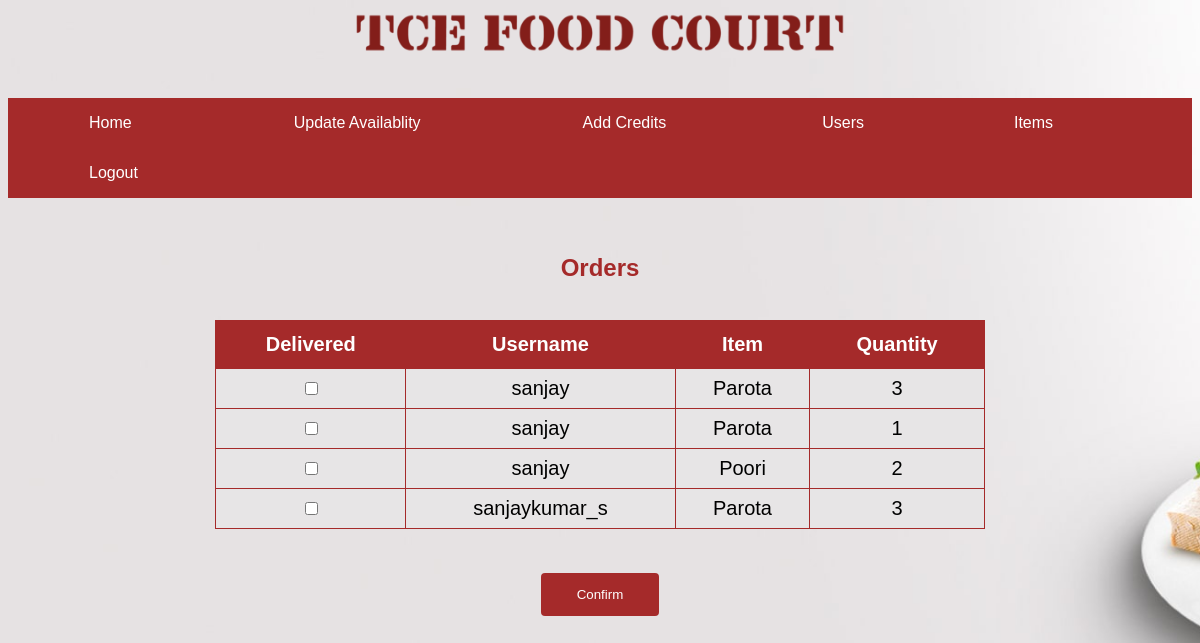
The app's page /admin/vieworder.php with its own data.
### tables this page shows
CREATE TABLE `order_details` (
  `username` varchar(20) NOT NULL,
  `item_name` varchar(10) NOT NULL,
  `item_qty` int(10) NOT NULL,
  `timestamp` timestamp NOT NULL DEFAULT current_timestamp(),
  `Status` tinyint(1) NOT NULL DEFAULT 0,
  `Order_id` int(11) NOT NULL
);

### admin/vieworder.php (the view, shortened to what this page needs)
<?php
$conn = mysqli_connect("localhost", "root", "", "canteen") or die("Connection Error: " . mysqli_error($conn));
?>
<!DOCTYPE html>
<html>
<head>
    <center>
    <img class="header" src="../images/header.png" alt="TCE FOOD COURT">
    </center>
    <br><br>
    <div class="navbar">
        <a href="admin.php">Home</a>
        <a href="updateavailablity.php">Update Availablity</a>
        <a href="addcredit.php">Add Credits</a>
        <div class="dropdown">
          <button class="dropbtn">Users
          </button>
        </div>
        <div class="dropdown">
            <button class="dropbtn">Items
            </button>
        </div>
        <a href="../index.php">Logout</a>
    </div>
</head>
<body>
<center><br><br><h2 style="color:brown;"> Orders </h2><br></center>
<center>
  <form action="" method="post">
      <table id="menu">
          <tr>
            <th>Delivered</th>
            <th>Username</th>
            <th>Item</th>
            <th>Quantity</th>
          </tr>
          <?php
            $conn = mysqli_connect("localhost", "root", "", "canteen") or die("Connection Error: " . mysqli_error($conn));
            $result = mysqli_query($conn, "SELECT * FROM order_details where Status='0' ORDER BY timestamp DESC ");
            while($row = mysqli_fetch_array($result))
            {
          ?>
          <tr>
          <td><input type="checkbox" name="<?=$row["Order_id"];?>"  > </td><td><?=$row["username"];?></td> <td> <?=$row["item_name"];?></td> <td ><?=$row["item_qty"];?></td>
          </tr>
          <?php
            }
          ?>
          </table>
          <br>
          <br>
          <input type="submit" value="Confirm">
          </form>
          </center>
</body>
</html>

### admin/vieworder.php (style rules this page uses)
body { background-attachment: fixed; font-family: sans-serif; background-image: url("../images/bg.jpg"); background-repeat:no-repeat; background-size:cover; height: 750px; }
.navbar { overflow: hidden; background-color: brown; }
.header { background-repeat:no-repeat; background-size:cover; height: 50px; width: 500px; }
.navbar a { float: left; font-size: 16px; color: white; text-align: center; padding: 16px 81px; text-decoration: none; }
.dropdown { float: left; overflow: hidden; }
.dropdown .dropbtn { font-size: 16px; border: none; outline: none; color: white; padding: 16px 75px; background-color: inherit; font-family: inherit; margin: 0; }
#menu { border-collapse: collapse; width: 65%; text-align: center; font-size: 20px; }
#menu td, #menu th { background-color: #E7E5E6; border: 1px solid brown; padding: 8px; font-size: 20px; }
#menu th { padding-top: 12px; padding-bottom: 12px; text-align: center; background-color: brown; color: white; font-size: 20px; }
input[type=submit] { width: 10%; background-color: brown; color: white; padding: 14px 20px; margin: 8px 0; border: none; border-radius: 4px; cursor: pointer; }

### records on screen
order_details: username "sanjay", item_name "Parota", item_qty "3"
order_details: username "sanjay", item_name "Parota", item_qty "1"
order_details: username "sanjay", item_name "Poori", item_qty "2"
order_details: username "sanjaykumar_s", item_name "Parota", item_qty "3"
